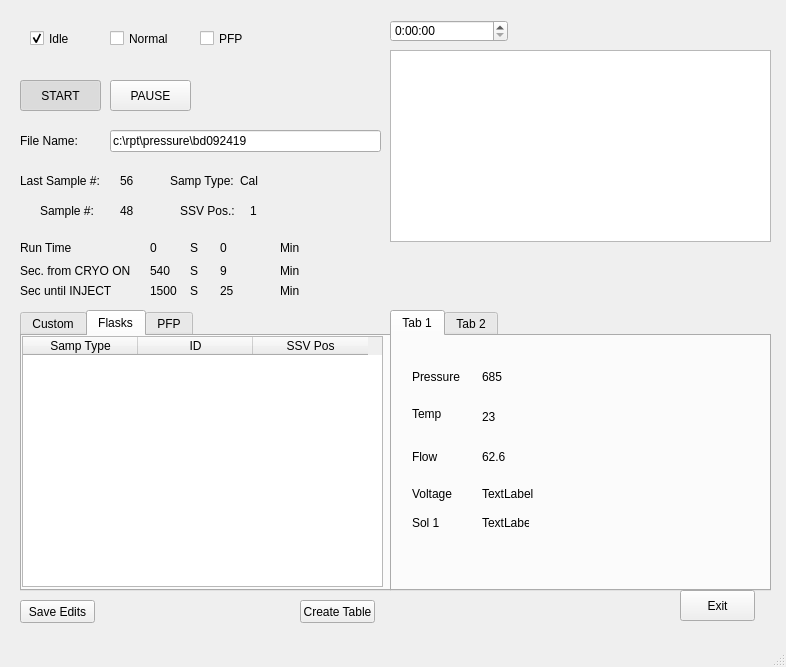
<?xml version="1.0" encoding="UTF-8"?>
<ui version="4.0">
 <class>MainWindow</class>
 <widget class="QMainWindow" name="MainWindow">
  <property name="geometry">
   <rect>
    <x>0</x>
    <y>0</y>
    <width>786</width>
    <height>667</height>
   </rect>
  </property>
  <property name="windowTitle">
   <string>From Stone Age to Somewhat Modern</string>
  </property>
  <widget class="QWidget" name="centralwidget">
   <widget class="QTabWidget" name="tabStatus">
    <property name="geometry">
     <rect>
      <x>390</x>
      <y>310</y>
      <width>381</width>
      <height>281</height>
     </rect>
    </property>
    <property name="currentIndex">
     <number>0</number>
    </property>
    <widget class="QWidget" name="tab">
     <attribute name="title">
      <string>Tab 1</string>
     </attribute>
     <widget class="QLabel" name="label_14">
      <property name="geometry">
       <rect>
        <x>20</x>
        <y>30</y>
        <width>61</width>
        <height>21</height>
       </rect>
      </property>
      <property name="text">
       <string>Pressure</string>
      </property>
     </widget>
     <widget class="QLabel" name="label_15">
      <property name="geometry">
       <rect>
        <x>90</x>
        <y>30</y>
        <width>31</width>
        <height>21</height>
       </rect>
      </property>
      <property name="text">
       <string>685</string>
      </property>
     </widget>
     <widget class="QLabel" name="label_16">
      <property name="geometry">
       <rect>
        <x>20</x>
        <y>70</y>
        <width>41</width>
        <height>16</height>
       </rect>
      </property>
      <property name="text">
       <string>Temp</string>
      </property>
     </widget>
     <widget class="QLabel" name="label_17">
      <property name="geometry">
       <rect>
        <x>90</x>
        <y>70</y>
        <width>41</width>
        <height>21</height>
       </rect>
      </property>
      <property name="text">
       <string>23</string>
      </property>
     </widget>
     <widget class="QLabel" name="label_18">
      <property name="geometry">
       <rect>
        <x>20</x>
        <y>110</y>
        <width>41</width>
        <height>21</height>
       </rect>
      </property>
      <property name="text">
       <string>Flow</string>
      </property>
     </widget>
     <widget class="QLabel" name="label_19">
      <property name="geometry">
       <rect>
        <x>90</x>
        <y>110</y>
        <width>41</width>
        <height>21</height>
       </rect>
      </property>
      <property name="text">
       <string>62.6</string>
      </property>
     </widget>
     <widget class="QLabel" name="label_20">
      <property name="geometry">
       <rect>
        <x>20</x>
        <y>150</y>
        <width>55</width>
        <height>16</height>
       </rect>
      </property>
      <property name="text">
       <string>Voltage</string>
      </property>
     </widget>
     <widget class="QLabel" name="ain0">
      <property name="geometry">
       <rect>
        <x>90</x>
        <y>150</y>
        <width>55</width>
        <height>16</height>
       </rect>
      </property>
      <property name="text">
       <string>TextLabel</string>
      </property>
     </widget>
     <widget class="QLabel" name="label_21">
      <property name="geometry">
       <rect>
        <x>20</x>
        <y>180</y>
        <width>47</width>
        <height>13</height>
       </rect>
      </property>
      <property name="text">
       <string>Sol 1</string>
      </property>
     </widget>
     <widget class="QLabel" name="ain1">
      <property name="geometry">
       <rect>
        <x>90</x>
        <y>180</y>
        <width>47</width>
        <height>13</height>
       </rect>
      </property>
      <property name="text">
       <string>TextLabel</string>
      </property>
     </widget>
    </widget>
    <widget class="QWidget" name="tab_2">
     <attribute name="title">
      <string>Tab 2</string>
     </attribute>
     <widget class="QPushButton" name="pushButton">
      <property name="geometry">
       <rect>
        <x>20</x>
        <y>20</y>
        <width>93</width>
        <height>28</height>
       </rect>
      </property>
      <property name="text">
       <string>Valve 1</string>
      </property>
      <property name="checkable">
       <bool>true</bool>
      </property>
      <property name="checked">
       <bool>true</bool>
      </property>
     </widget>
     <widget class="QRadioButton" name="sol1Button">
      <property name="geometry">
       <rect>
        <x>40</x>
        <y>70</y>
        <width>61</width>
        <height>17</height>
       </rect>
      </property>
      <property name="text">
       <string>Valve 1</string>
      </property>
      <property name="autoExclusive">
       <bool>false</bool>
      </property>
     </widget>
     <widget class="QFrame" name="frame">
      <property name="geometry">
       <rect>
        <x>10</x>
        <y>120</y>
        <width>111</width>
        <height>61</height>
       </rect>
      </property>
      <property name="frameShape">
       <enum>QFrame::WinPanel</enum>
      </property>
      <property name="frameShadow">
       <enum>QFrame::Raised</enum>
      </property>
      <property name="lineWidth">
       <number>3</number>
      </property>
      <widget class="QLabel" name="label_27">
       <property name="geometry">
        <rect>
         <x>40</x>
         <y>10</y>
         <width>47</width>
         <height>13</height>
        </rect>
       </property>
       <property name="text">
        <string>Valve 1</string>
       </property>
      </widget>
      <widget class="QSlider" name="valve1HorizontalSlider">
       <property name="geometry">
        <rect>
         <x>40</x>
         <y>30</y>
         <width>41</width>
         <height>22</height>
        </rect>
       </property>
       <property name="styleSheet">
        <string notr="true"/>
       </property>
       <property name="orientation">
        <enum>Qt::Horizontal</enum>
       </property>
      </widget>
      <widget class="QLabel" name="label_29">
       <property name="geometry">
        <rect>
         <x>90</x>
         <y>30</y>
         <width>21</width>
         <height>16</height>
        </rect>
       </property>
       <property name="text">
        <string>ON</string>
       </property>
      </widget>
      <widget class="QLabel" name="label_28">
       <property name="geometry">
        <rect>
         <x>10</x>
         <y>30</y>
         <width>31</width>
         <height>16</height>
        </rect>
       </property>
       <property name="text">
        <string>OFF</string>
       </property>
      </widget>
     </widget>
    </widget>
   </widget>
   <widget class="QListView" name="listView">
    <property name="geometry">
     <rect>
      <x>390</x>
      <y>50</y>
      <width>381</width>
      <height>192</height>
     </rect>
    </property>
    <property name="inputMethodHints">
     <set>Qt::ImhMultiLine</set>
    </property>
   </widget>
   <widget class="QPushButton" name="pushStartStop">
    <property name="geometry">
     <rect>
      <x>20</x>
      <y>80</y>
      <width>81</width>
      <height>31</height>
     </rect>
    </property>
    <property name="text">
     <string>START</string>
    </property>
    <property name="checkable">
     <bool>true</bool>
    </property>
    <property name="checked">
     <bool>true</bool>
    </property>
   </widget>
   <widget class="QPushButton" name="pushPause">
    <property name="geometry">
     <rect>
      <x>110</x>
      <y>80</y>
      <width>81</width>
      <height>31</height>
     </rect>
    </property>
    <property name="text">
     <string>PAUSE</string>
    </property>
   </widget>
   <widget class="QLineEdit" name="fileEditBox">
    <property name="geometry">
     <rect>
      <x>110</x>
      <y>130</y>
      <width>271</width>
      <height>22</height>
     </rect>
    </property>
    <property name="text">
     <string>c:\rpt\pressure\bd092419</string>
    </property>
   </widget>
   <widget class="QLabel" name="label">
    <property name="geometry">
     <rect>
      <x>20</x>
      <y>130</y>
      <width>71</width>
      <height>21</height>
     </rect>
    </property>
    <property name="text">
     <string>File Name:</string>
    </property>
   </widget>
   <widget class="QLabel" name="label_2">
    <property name="geometry">
     <rect>
      <x>20</x>
      <y>170</y>
      <width>91</width>
      <height>21</height>
     </rect>
    </property>
    <property name="text">
     <string>Last Sample #:</string>
    </property>
   </widget>
   <widget class="QLabel" name="lastSampleNumber">
    <property name="geometry">
     <rect>
      <x>120</x>
      <y>170</y>
      <width>21</width>
      <height>21</height>
     </rect>
    </property>
    <property name="text">
     <string>56</string>
    </property>
   </widget>
   <widget class="QLabel" name="label_4">
    <property name="geometry">
     <rect>
      <x>40</x>
      <y>200</y>
      <width>61</width>
      <height>21</height>
     </rect>
    </property>
    <property name="text">
     <string>Sample #:</string>
    </property>
   </widget>
   <widget class="QLabel" name="CurrentSampleNumber">
    <property name="geometry">
     <rect>
      <x>120</x>
      <y>200</y>
      <width>21</width>
      <height>21</height>
     </rect>
    </property>
    <property name="text">
     <string>48</string>
    </property>
   </widget>
   <widget class="QLabel" name="label_3">
    <property name="geometry">
     <rect>
      <x>170</x>
      <y>170</y>
      <width>71</width>
      <height>21</height>
     </rect>
    </property>
    <property name="text">
     <string>Samp Type:</string>
    </property>
   </widget>
   <widget class="QLabel" name="sampleType">
    <property name="geometry">
     <rect>
      <x>240</x>
      <y>170</y>
      <width>141</width>
      <height>21</height>
     </rect>
    </property>
    <property name="text">
     <string>Cal</string>
    </property>
   </widget>
   <widget class="QLabel" name="label_5">
    <property name="geometry">
     <rect>
      <x>180</x>
      <y>200</y>
      <width>71</width>
      <height>21</height>
     </rect>
    </property>
    <property name="text">
     <string>SSV Pos.:</string>
    </property>
   </widget>
   <widget class="QLabel" name="label_6">
    <property name="geometry">
     <rect>
      <x>250</x>
      <y>200</y>
      <width>31</width>
      <height>21</height>
     </rect>
    </property>
    <property name="text">
     <string>1</string>
    </property>
   </widget>
   <widget class="QLabel" name="label_7">
    <property name="geometry">
     <rect>
      <x>20</x>
      <y>260</y>
      <width>121</width>
      <height>21</height>
     </rect>
    </property>
    <property name="text">
     <string>Sec. from CRYO ON</string>
    </property>
   </widget>
   <widget class="QLabel" name="cryoSecCounter">
    <property name="geometry">
     <rect>
      <x>150</x>
      <y>260</y>
      <width>31</width>
      <height>21</height>
     </rect>
    </property>
    <property name="text">
     <string>540</string>
    </property>
   </widget>
   <widget class="QLabel" name="label_9">
    <property name="geometry">
     <rect>
      <x>190</x>
      <y>260</y>
      <width>21</width>
      <height>21</height>
     </rect>
    </property>
    <property name="text">
     <string>S</string>
    </property>
   </widget>
   <widget class="QLabel" name="cryoMinCounter">
    <property name="geometry">
     <rect>
      <x>220</x>
      <y>260</y>
      <width>41</width>
      <height>21</height>
     </rect>
    </property>
    <property name="text">
     <string>9</string>
    </property>
   </widget>
   <widget class="QLabel" name="label_11">
    <property name="geometry">
     <rect>
      <x>280</x>
      <y>260</y>
      <width>41</width>
      <height>21</height>
     </rect>
    </property>
    <property name="text">
     <string>Min</string>
    </property>
   </widget>
   <widget class="QLabel" name="label_8">
    <property name="geometry">
     <rect>
      <x>20</x>
      <y>280</y>
      <width>111</width>
      <height>21</height>
     </rect>
    </property>
    <property name="text">
     <string>Sec until INJECT</string>
    </property>
   </widget>
   <widget class="QLabel" name="injectSecCounter">
    <property name="geometry">
     <rect>
      <x>150</x>
      <y>280</y>
      <width>31</width>
      <height>21</height>
     </rect>
    </property>
    <property name="text">
     <string>1500</string>
    </property>
   </widget>
   <widget class="QLabel" name="label_10">
    <property name="geometry">
     <rect>
      <x>190</x>
      <y>280</y>
      <width>16</width>
      <height>21</height>
     </rect>
    </property>
    <property name="text">
     <string>S</string>
    </property>
   </widget>
   <widget class="QLabel" name="label_12">
    <property name="geometry">
     <rect>
      <x>220</x>
      <y>280</y>
      <width>31</width>
      <height>21</height>
     </rect>
    </property>
    <property name="text">
     <string>25</string>
    </property>
   </widget>
   <widget class="QLabel" name="label_13">
    <property name="geometry">
     <rect>
      <x>280</x>
      <y>280</y>
      <width>31</width>
      <height>21</height>
     </rect>
    </property>
    <property name="text">
     <string>Min</string>
    </property>
   </widget>
   <widget class="QTimeEdit" name="timeEdit">
    <property name="geometry">
     <rect>
      <x>390</x>
      <y>20</y>
      <width>118</width>
      <height>22</height>
     </rect>
    </property>
    <property name="displayFormat">
     <string>h:mm:ss</string>
    </property>
    <property name="time">
     <time>
      <hour>0</hour>
      <minute>0</minute>
      <second>0</second>
     </time>
    </property>
   </widget>
   <widget class="QTabWidget" name="tabWidget">
    <property name="geometry">
     <rect>
      <x>20</x>
      <y>310</y>
      <width>371</width>
      <height>281</height>
     </rect>
    </property>
    <property name="currentIndex">
     <number>1</number>
    </property>
    <widget class="QWidget" name="tab_3">
     <attribute name="title">
      <string>Custom</string>
     </attribute>
     <widget class="QListWidget" name="listWidget">
      <property name="geometry">
       <rect>
        <x>0</x>
        <y>0</y>
        <width>361</width>
        <height>251</height>
       </rect>
      </property>
      <item>
       <property name="text">
        <string>1 tank 13</string>
       </property>
       <property name="flags">
        <set>ItemIsSelectable|ItemIsEditable|ItemIsDragEnabled|ItemIsUserCheckable|ItemIsEnabled</set>
       </property>
      </item>
      <item>
       <property name="text">
        <string>2 tank 13</string>
       </property>
      </item>
      <item>
       <property name="text">
        <string>3 tank 13</string>
       </property>
      </item>
      <item>
       <property name="text">
        <string>4 tank 15</string>
       </property>
      </item>
      <item>
       <property name="text">
        <string>5 flask 13</string>
       </property>
      </item>
      <item>
       <property name="text">
        <string>6 flask 13</string>
       </property>
      </item>
      <item>
       <property name="text">
        <string>7 tank 0</string>
       </property>
      </item>
      <item>
       <property name="text">
        <string>8 flask 3</string>
       </property>
      </item>
      <item>
       <property name="text">
        <string>9 flask 3</string>
       </property>
      </item>
      <item>
       <property name="text">
        <string>10 tank 0</string>
       </property>
      </item>
      <item>
       <property name="text">
        <string>11 flask 5</string>
       </property>
      </item>
      <item>
       <property name="text">
        <string>12 flask 5</string>
       </property>
      </item>
      <item>
       <property name="text">
        <string>13 tank 0</string>
       </property>
      </item>
      <item>
       <property name="text">
        <string>14 flask 4</string>
       </property>
      </item>
      <item>
       <property name="text">
        <string>15 flask 4</string>
       </property>
      </item>
      <item>
       <property name="text">
        <string>16 tank 0</string>
       </property>
      </item>
      <item>
       <property name="text">
        <string>17 that sure is a lot of typing</string>
       </property>
      </item>
      <item>
       <property name="text">
        <string>18 should there be a couple of tabs with normal sequences?</string>
       </property>
      </item>
      <item>
       <property name="text">
        <string>19 this is enough for now</string>
       </property>
      </item>
     </widget>
    </widget>
    <widget class="QWidget" name="tab_5">
     <attribute name="title">
      <string>Flasks</string>
     </attribute>
     <widget class="QTableWidget" name="sequenceTable">
      <property name="enabled">
       <bool>true</bool>
      </property>
      <property name="geometry">
       <rect>
        <x>0</x>
        <y>0</y>
        <width>361</width>
        <height>251</height>
       </rect>
      </property>
      <property name="minimumSize">
       <size>
        <width>321</width>
        <height>0</height>
       </size>
      </property>
      <property name="alternatingRowColors">
       <bool>true</bool>
      </property>
      <attribute name="horizontalHeaderDefaultSectionSize">
       <number>115</number>
      </attribute>
      <column>
       <property name="text">
        <string>Samp Type</string>
       </property>
       <property name="textAlignment">
        <set>AlignCenter</set>
       </property>
      </column>
      <column>
       <property name="text">
        <string>ID</string>
       </property>
       <property name="textAlignment">
        <set>AlignCenter</set>
       </property>
      </column>
      <column>
       <property name="text">
        <string>SSV Pos</string>
       </property>
       <property name="textAlignment">
        <set>AlignCenter</set>
       </property>
      </column>
     </widget>
    </widget>
    <widget class="QWidget" name="tab_4">
     <attribute name="title">
      <string>PFP</string>
     </attribute>
    </widget>
   </widget>
   <widget class="QCheckBox" name="idleCheckBox">
    <property name="geometry">
     <rect>
      <x>30</x>
      <y>30</y>
      <width>70</width>
      <height>17</height>
     </rect>
    </property>
    <property name="text">
     <string>Idle</string>
    </property>
    <property name="checked">
     <bool>true</bool>
    </property>
    <property name="autoExclusive">
     <bool>true</bool>
    </property>
    <property name="tristate">
     <bool>false</bool>
    </property>
   </widget>
   <widget class="QCheckBox" name="normalCheckBox">
    <property name="geometry">
     <rect>
      <x>110</x>
      <y>30</y>
      <width>70</width>
      <height>17</height>
     </rect>
    </property>
    <property name="text">
     <string>Normal</string>
    </property>
    <property name="autoExclusive">
     <bool>true</bool>
    </property>
    <property name="tristate">
     <bool>false</bool>
    </property>
   </widget>
   <widget class="QCheckBox" name="pfpCheckBox">
    <property name="geometry">
     <rect>
      <x>200</x>
      <y>30</y>
      <width>70</width>
      <height>17</height>
     </rect>
    </property>
    <property name="text">
     <string>PFP</string>
    </property>
    <property name="autoExclusive">
     <bool>true</bool>
    </property>
    <property name="tristate">
     <bool>false</bool>
    </property>
   </widget>
   <widget class="QPushButton" name="exitButton">
    <property name="geometry">
     <rect>
      <x>680</x>
      <y>590</y>
      <width>75</width>
      <height>31</height>
     </rect>
    </property>
    <property name="text">
     <string>Exit</string>
    </property>
    <property name="checkable">
     <bool>false</bool>
    </property>
    <property name="autoDefault">
     <bool>false</bool>
    </property>
   </widget>
   <widget class="QLabel" name="label_22">
    <property name="geometry">
     <rect>
      <x>20</x>
      <y>240</y>
      <width>81</width>
      <height>16</height>
     </rect>
    </property>
    <property name="text">
     <string>Run Time</string>
    </property>
   </widget>
   <widget class="QLabel" name="label_23">
    <property name="geometry">
     <rect>
      <x>150</x>
      <y>240</y>
      <width>31</width>
      <height>16</height>
     </rect>
    </property>
    <property name="text">
     <string>0</string>
    </property>
   </widget>
   <widget class="QLabel" name="label_24">
    <property name="geometry">
     <rect>
      <x>190</x>
      <y>240</y>
      <width>16</width>
      <height>16</height>
     </rect>
    </property>
    <property name="text">
     <string>S</string>
    </property>
   </widget>
   <widget class="QLabel" name="label_25">
    <property name="geometry">
     <rect>
      <x>220</x>
      <y>240</y>
      <width>31</width>
      <height>16</height>
     </rect>
    </property>
    <property name="text">
     <string>0</string>
    </property>
   </widget>
   <widget class="QLabel" name="label_26">
    <property name="geometry">
     <rect>
      <x>280</x>
      <y>240</y>
      <width>31</width>
      <height>16</height>
     </rect>
    </property>
    <property name="text">
     <string>Min</string>
    </property>
   </widget>
   <widget class="QPushButton" name="tableChangeButton">
    <property name="geometry">
     <rect>
      <x>20</x>
      <y>600</y>
      <width>75</width>
      <height>23</height>
     </rect>
    </property>
    <property name="text">
     <string>Save Edits</string>
    </property>
   </widget>
   <widget class="QPushButton" name="createTableButton">
    <property name="geometry">
     <rect>
      <x>300</x>
      <y>600</y>
      <width>75</width>
      <height>23</height>
     </rect>
    </property>
    <property name="text">
     <string>Create Table</string>
    </property>
   </widget>
  </widget>
  <widget class="QMenuBar" name="menubar">
   <property name="geometry">
    <rect>
     <x>0</x>
     <y>0</y>
     <width>786</width>
     <height>21</height>
    </rect>
   </property>
  </widget>
  <widget class="QStatusBar" name="statusbar"/>
 </widget>
 <resources/>
 <connections/>
</ui>
